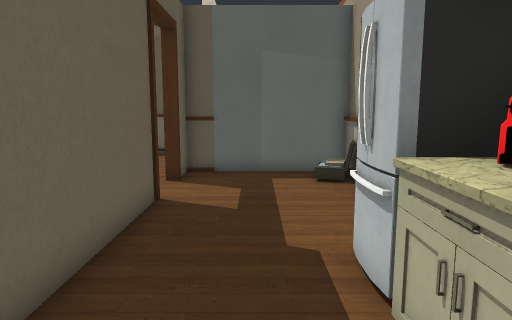
View 1 (above)

16 first-person views from a walk through a 3-D level made in the Godot game engine. The camera is 1.2 m above the floor, tilts 8° down and sees 70° across. Doors that lead somewhere are drawn open, without their leaves. The floor is counted in squares, 0.5 m on a side. Each view is taken from the middle of a square. On the plan, view 1 faces up. The plan holds only what a view shows up to about 20 squares ahead; the rest is blank. Some surface patterns are stand-ins.

View 2
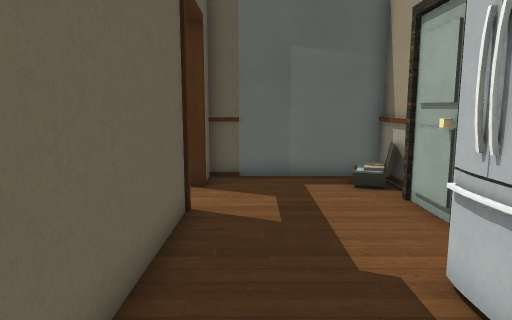

View 3
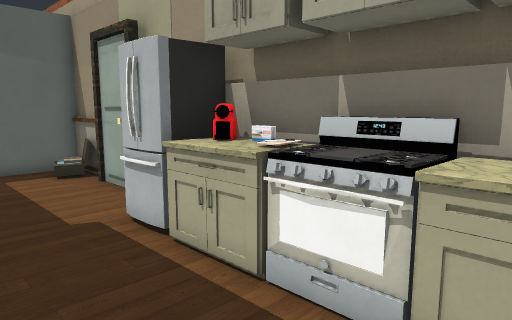

View 4
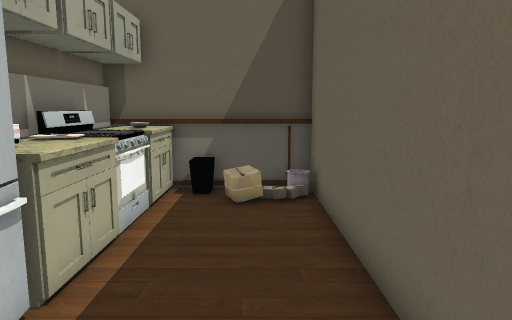

View 5
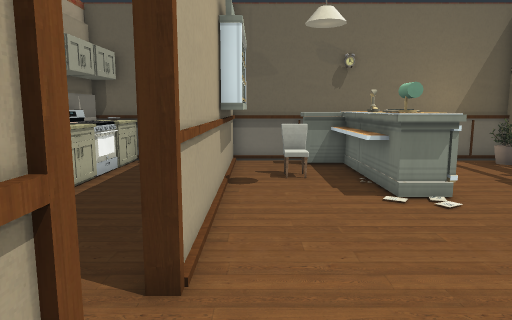

View 6
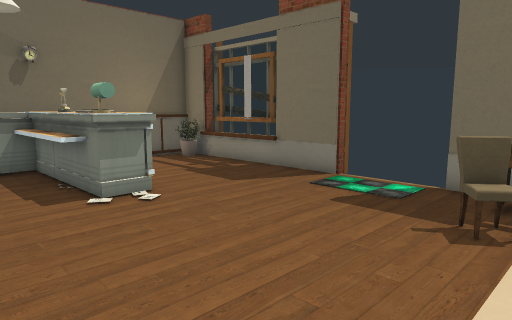

View 7
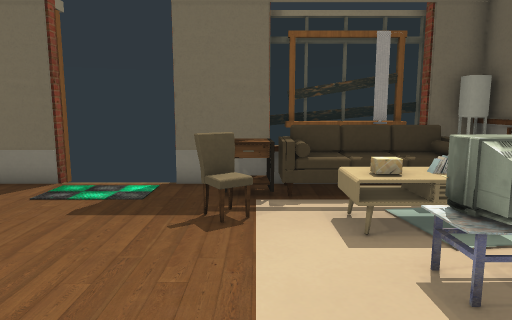

View 8
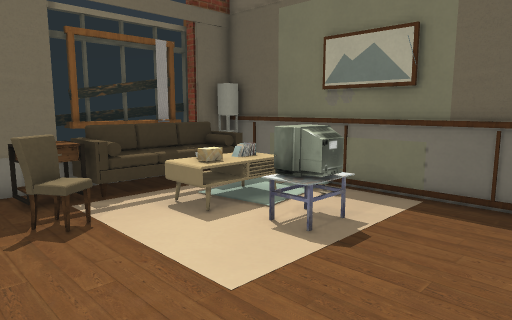

View 9
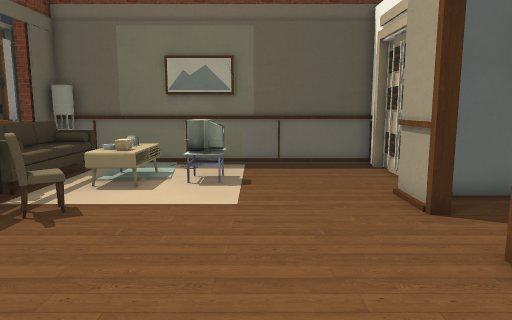

View 10
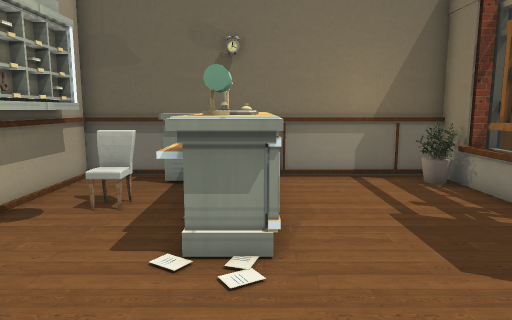

View 11
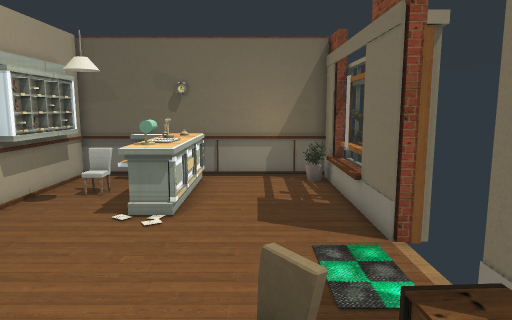

View 12
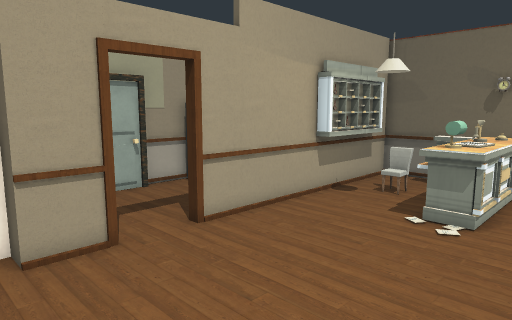

View 13
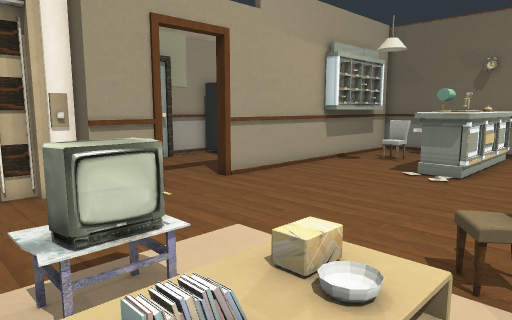

View 14
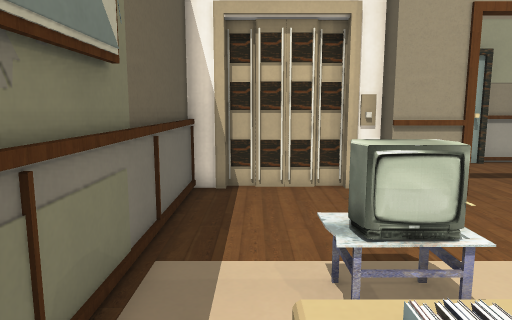

View 15
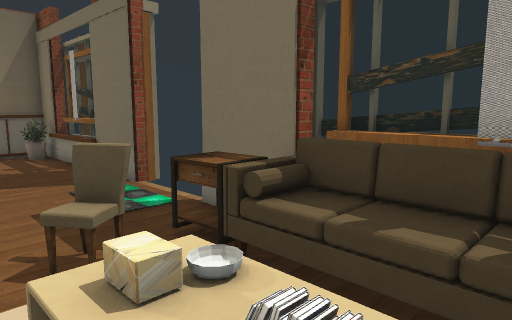

View 16
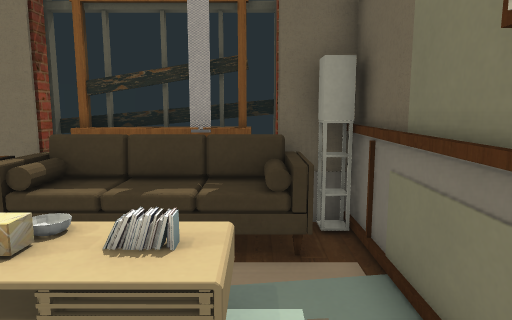

### Floor plan
Key: @ floor where view 1 was taken; # wall or solid block; . main floor; : floor 0.5 m higher than the main floor; / step, stairs or slope; D open door; = window, fence, low wall or low ledge; ^ raised ledge; v drop or lower ground; B bag; F fridge; S stove; L lamp; P phone; C chair; U bush; T table; R curtain; A sofa; E box; G TV; O other object.
Columns run from 17 left of view 1 to 4 right of it. Each row starts with its distance up from view 1.
 20  #L#############
 19  #LA....  .....#
 18 ##OO.... ......#
 17 ##RO /:.  .....#
 16 #=OO /E.G .....#
 15 ##OO      .....#
 14 ## v      ....########
 13  #TT..........#..../=#
 12  #TTCC........D..../B#
 11  #............D.....##
 10  D............D.....#
  9  D............#.....#
  8  D............#.....##
  7  D............#.....=#
  6  #............#....F##
  5  #............#...FF #
  4  #......LL....#....F##
  3  #=.....LL^..##....^##
  2  #R.....^^^..##....^##
  1  #=.....^P^CC##...SS##
  0  #=.....^P^..##..@SS##
 -1  #U.....^^^..##....^##
 -2  #U.....^^^^..#...=^##
 -3  #####################

Where each view was taken, in squares from view 1:
view 1: 0 up, 0 right, facing up
view 2: 1 up, 1 left, facing up
view 3: 2 down, 2 left, facing up-right
view 4: 8 up, 1 left, facing down
view 5: 14 up, 4 left, facing down
view 6: 14 up, 4 left, facing down-left
view 7: 13 up, 4 left, facing left
view 8: 10 up, 4 left, facing up-left
view 9: 4 up, 7 left, facing up
view 10: 10 up, 9 left, facing down
view 11: 16 up, 12 left, facing down
view 12: 16 up, 12 left, facing down-right
view 13: 18 up, 13 left, facing down-right
view 14: 18 up, 13 left, facing right
view 15: 18 up, 10 left, facing down-left
view 16: 18 up, 8 left, facing left
